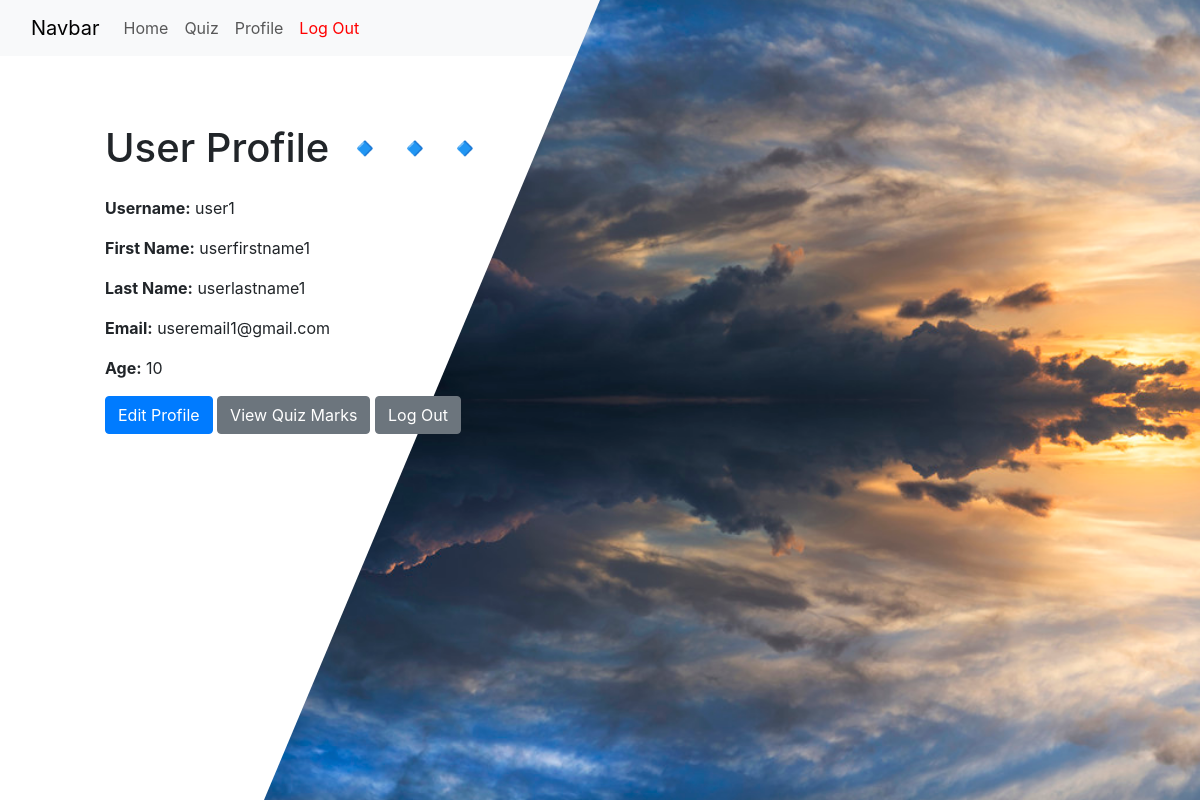
The app's page /profile/user1 (signed in) with its own data.
### tables this page shows
CREATE TABLE users (
               id INTEGER PRIMARY KEY AUTOINCREMENT,
               username TEXT NOT NULL UNIQUE,
               password TEXT NOT NULL,
               email TEXT NOT NULL UNIQUE,
               first_name TEXT,
               last_name TEXT,
               age INTEGER,
               quiz_results REAL,
               login BOOL NOT NULL DEFAULT 0, -- (0 = False)(1 = True)
               admin BOOL NOT NULL DEFAULT 0  -- (0 = not admin)(1 = admin)
               );

### profile1.py (the view)
@profile1.route('/profile/<username>')
@login_required
def profile(username):
    if session['username'] != username:
        flash('You cannot access this profile.', 'danger')
        return redirect(url_for('profile1.profile', username=session['username']))
    conn = get_db()
    user = conn.execute('SELECT * FROM users WHERE username = ?', (username,)).fetchone()
    conn.close()
    if user is None:
        abort(404)  # 404 error
    return render_template('profile.html', user=user)

### profile1.py (called while the page is built)
def get_db():
    if 'db' not in g:
        g.db = sqlite3.connect('quiz.db')
        g.db.row_factory = sqlite3.Row
    return g.db

def login_required(f):
    @wraps(f)
    def decorated_function(*args, **kwargs):
        if 'username' not in session:
            flash('You need to log in first.')
            return redirect(url_for('login_signup.login'))
        return f(*args, **kwargs)
    return decorated_function

### templates/profile.html (shortened to what this page needs)
{% extends 'layout.html' %}
{% block content %}
<!DOCTYPE html>
<html lang="en">
<head>
    <link rel="stylesheet" href="https://stackpath.bootstrapcdn.com/bootstrap/4.5.2/css/bootstrap.min.css">
</head>
<body>
    <div class="image-container"></div>
    <div class="container mt-0 content">
        <h1 class="mb-4">User Profile 🔹🔹🔹</h1>
        {% if 'username' in session %}
          <div class="row">
              <div class="col-md-6">
                  <p><strong>Username:</strong> {{ user.username }}</p>
                  <p><strong>First Name:</strong> {{ user.first_name }}</p>
                  <p><strong>Last Name:</strong> {{ user.last_name }}</p>
                  <p><strong>Email:</strong> {{ user.email }}</p>
                  <p><strong>Age:</strong> {{ user.age }}</p>
                  <a href="{{ url_for('profile1.edit_profile', username = user.username) }}" class="btn btn-primary">Edit Profile</a>
                  <a href="{{ url_for('profile1.quiz_marks', username = user.username) }}" class="btn btn-secondary">View Quiz Marks</a>
                  <a href="#" class="btn btn-secondary">Log Out</a>
              </div>
          </div>
        {% else %}
          <a class="nav-link active" aria-current="page" href="{{ url_for('login_signup.login_or_signup') }}">User/LogIn</a>
        {% endif %}
    </div>
</body>
</html>
{% endblock %}

### records on screen
users: username "user1", first_name "userfirstname1", last_name "userlastname1", email "useremail1@gmail.com", age "10"
